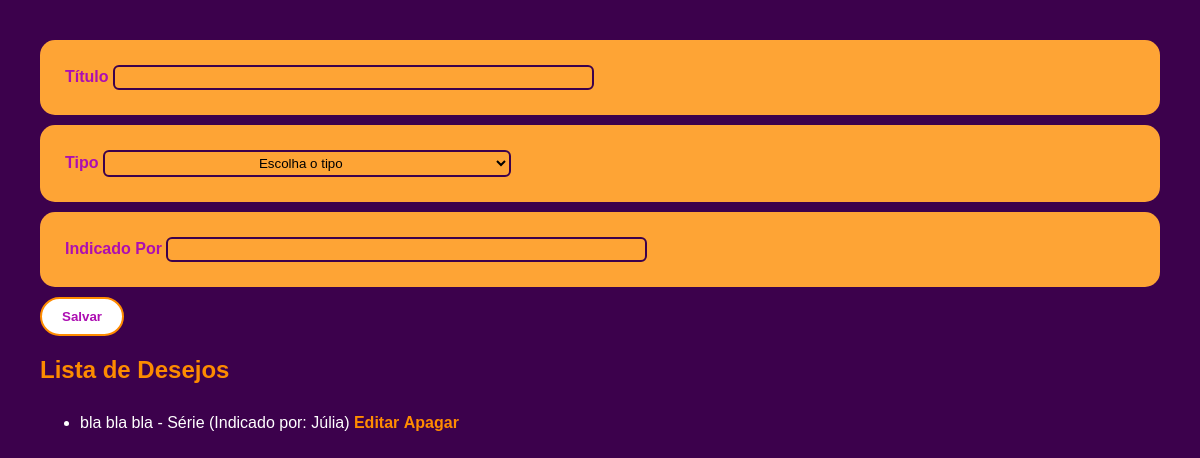
The app's page /lista, older data.
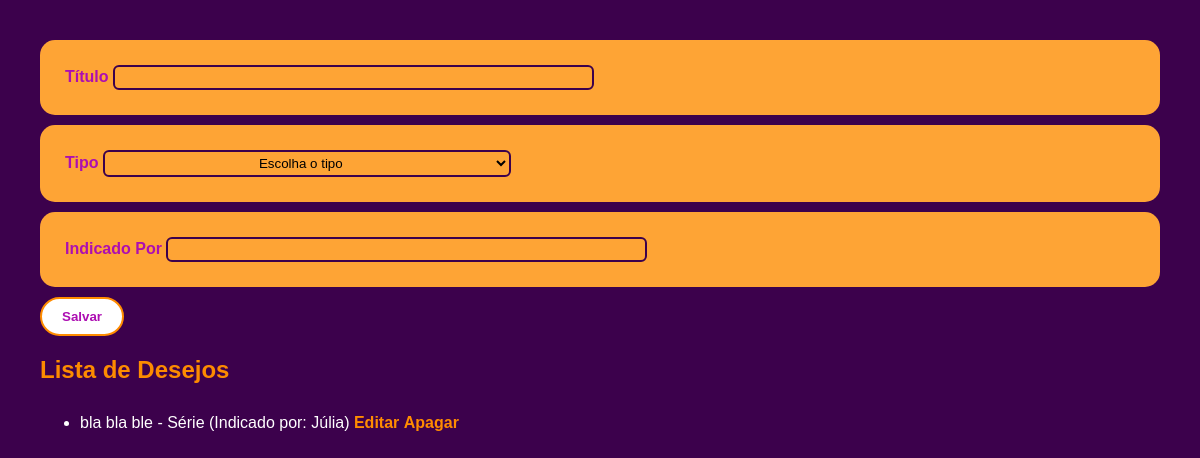
The same page, newer data.
### tables this page shows
CREATE TABLE desejos (
            id INTEGER PRIMARY KEY AUTOINCREMENT,
            titulo_desejo TEXT NOT NULL,
            tipo_desejo TEXT,
            indicado_por TEXT);

### app.py (the view)
@app.route('/lista', methods=['GET', 'POST'])
def lista():
    if request.method == 'POST':
        titulo_desejo = request.form['titulo_desejo']
        tipo_desejo = request.form['tipo_desejo']
        indicado_por = request.form.get('indicado_por', '')  # Usar .get() para evitar KeyError
        novo_desejo = Desejo(titulo_desejo, tipo_desejo, indicado_por)
        novo_desejo.salvar_desejo()
    desejos = Desejo.obter_desejos()
    return render_template('lista.html', titulo='Lista de Desejos', desejos=desejos)

### models/database.py (called while the page is built)
    def buscar_tudo(self, query: str, params: tuple = ()) -> list[Any]:
        self.cursor.execute(query, params)
        return self.cursor.fetchall()

    def close(self) -> None:
        self.connection.close()

    def __enter__(self) -> Self:
        return self

    def __exit__(self, exc_type: Optional[Type[BaseException]], exc_value: Optional[BaseException], tb: Optional[TracebackType]) -> None:
        if exc_type is not None:
            print('Exceção capturada no contexto:')
            print(f'Tipo: {exc_type.__name__}')
            print(f'Mensagem: {exc_value}')
            print ('Traceback completo:')
            traceback.print_tb(tb)
        self.close()

### models/desejos.py (called while the page is built)
    @classmethod
    def obter_desejos(cls) -> list[Self]:
        with Database() as db:
            query: str = 'SELECT titulo_desejo, tipo_desejo, indicado_por, id FROM desejos;'
            resultados: list[Any] = db.buscar_tudo(query)
            desejos: list[Self] = [cls(titulo, tipo, indicado_por, id) for titulo, tipo, indicado_por, id in resultados]
            return desejos

### templates/lista.html (shortened to what this page needs)
{% extends "base.html" %}
{% block content %}
<form class="mt-3" method="post">
    <div class="mb-3">
        <label for="titulo_desejo" class="form-label">Título</label>
        <input type="text" class="form-control" name="titulo_desejo" id="titulo_desejo"
               value="{{ desejo_selecionado.titulo_desejo if desejo_selecionado else '' }}" required>
    </div>
    <div class="mb-3">
        <label for="tipo_desejo" class="form-label">Tipo</label>
        <select name="tipo_desejo" id="tipo_desejo" class="form-select" required>
            <option value="" disabled {% if not desejo_selecionado %}selected{% endif %}>Escolha o tipo</option>
        </select>
    </div>
    <div class="mb-3">
        <label for="indicado_por" class="form-label">Indicado Por</label>
        <input type="text" class="form-control" name="indicado_por" id="indicado_por"
               value="{{ desejo_selecionado.indicado_por if desejo_selecionado else '' }}">
    </div>
    <button class="button">Salvar</button>
</form>
<h2>Lista de Desejos</h2>
{% if desejos %}
    <ul>
        {% for desejo in desejos %}
         <li>
            {{ desejo.titulo_desejo }} - {{ desejo.tipo_desejo }}
            {% if desejo.indicado_por %}
                (Indicado por: {{ desejo.indicado_por }})
            {% endif %}
            <a href="{{ url_for('update', idDesejo=desejo.id_desejo) }}">Editar</a>
            <a href="{{ url_for('delete', idDesejo=desejo.id_desejo) }}">Apagar</a>
        </li>
        {% endfor %}
    </ul>
{% else %}
    <p>Nenhum desejo cadastrado</p>
{% endif %}
{% endblock %}

### templates/base.html (shortened to what this page needs)
<!DOCTYPE html>
<html lang="PT_BR">
<head>
    <link rel="stylesheet" href="{{ url_for('static', filename='style.css') }}">
</head>
<body>
    {% block content %}{% endblock %}
</body>
</html>

### static/style.css (style rules this page uses)
body { margin: 0; align-items: center; font-family: Arial, sans-serif; background:rgb(60, 1, 76); color: white; padding: 40px; }
input, select { background-color: transparent; border: 2px solid rgb(60, 1, 76); color:black; padding: 3px 150px; border-radius: 6px; }
h2 { color: rgb(253, 139, 0); margin-bottom: 30px; }
.mb-3 { background: rgb(254, 164, 53); padding: 25px; border-radius: 15px; margin-bottom: 10px; }
.form-label { color: rgb(173, 14, 178); font-weight: bold; }
.button { background: white; color: rgb(173, 14, 178); border: 2.5px solid rgb(255, 140, 0); padding: 10px 20px; border-radius: 25px; font-weight: bold; cursor: pointer; transition: 0.3s; }
a { color: rgb(255, 140, 0); font-weight: bold; transition: 0.3s; text-decoration: none; }

Row changes from the older to the newer data that the page shows:
removed desejos: titulo_desejo "bla bla bla", tipo_desejo "Série", indicado_por "Júlia"
added desejos: titulo_desejo "bla bla ble", tipo_desejo "Série", indicado_por "Júlia"
